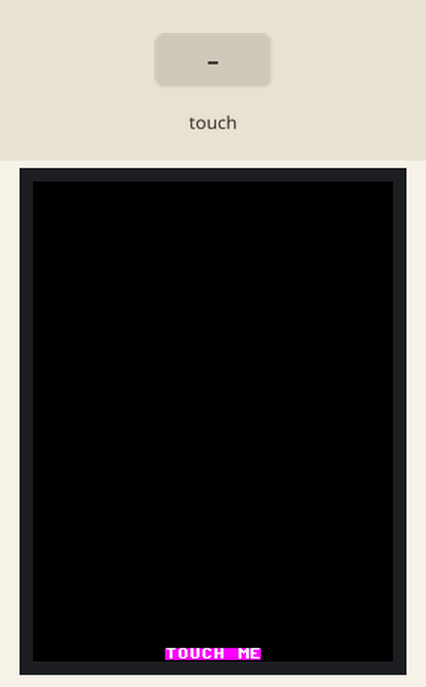
Bench run of a program on a simulated ESP32 board running MicroPython. Parts: 240×320 colour display. Inputs (shaded band) come from the test bench. What the program prints to the serial console is not drawn.

Above: at 1.5 s.
1.6 s: touch panel pressed at 13 % / 10 % of its raw x / y range
At 2.6 s:
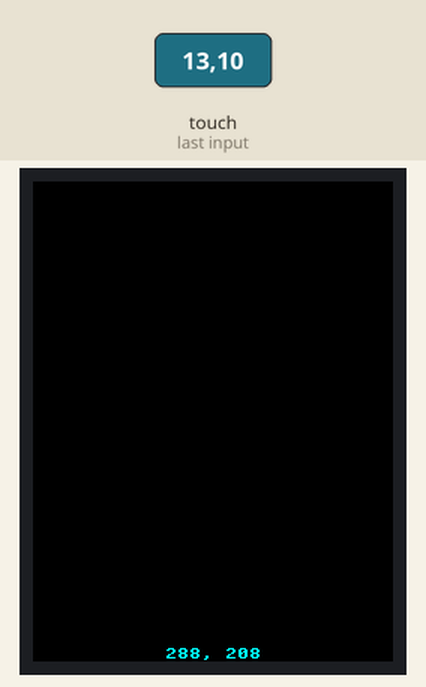
3.1 s: touch panel pressed at 38 % / 10 % of its raw x / y range
Timing chart, 0 to 6.1 s (numbered marks = the images above; inputs shaded):
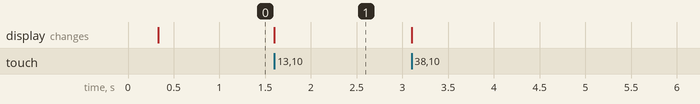

The program:

demo_touch.py
```python
"""ILI9341 demo (simple touch demo)."""
from ili9341 import Display, color565
from xpt2046 import Touch
from machine import idle, Pin, SoftSPI  # type: ignore


class Demo(object):
    """Touchscreen simple demo."""
    CYAN = color565(0, 255, 255)
    PURPLE = color565(255, 0, 255)
    WHITE = color565(255, 255, 255)

    def __init__(self, display, spi2):
        """Initialize box.

        Args:
            display (ILI9341): display object
            spi2 (SPI): SPI bus
        """
        self.display = display
#         self.touch = Touch(spi2, cs=Pin(5), int_pin=Pin(0),
#                            int_handler=self.touchscreen_press)
        self.touch = Touch(spi2, cs=Pin(21), int_pin=Pin(23),
                           int_handler=self.touchscreen_press)
        # Display initial message
        self.display.draw_text8x8(self.display.width // 2 - 32,
                                  self.display.height - 9,
                                  "TOUCH ME",
                                  self.WHITE,
                                  background=self.PURPLE)

        # A small 5x5 sprite for the dot
        self.dot = bytearray(b'\x00\x00\x07\xE0\xF8\x00\x07\xE0\x00\x00\x07\xE0\xF8\x00\xF8\x00\xF8\x00\x07\xE0\xF8\x00\xF8\x00\xF8\x00\xF8\x00\xF8\x00\x07\xE0\xF8\x00\xF8\x00\xF8\x00\x07\xE0\x00\x00\x07\xE0\xF8\x00\x07\xE0\x00\x00')

    def touchscreen_press(self, x, y):
        """Process touchscreen press events."""
        # Y needs to be flipped
        y = (self.display.height - 1) - y
        x = (self.display.width - 1) - x
        y,x = x,y
        # Display coordinates
        self.display.draw_text8x8(self.display.width // 2 - 32,
                                  self.display.height - 9,
                                  "{0:03d}, {1:03d}".format(x, y),
                                  self.CYAN)
        # Draw dot
        self.display.draw_sprite(self.dot, x - 2, y - 2, 5, 5)


def test():
    """Test code."""
    #spi1 = SPI(1, baudrate=40000000, sck=Pin(14), mosi=Pin(13))
    #display = Display(spi1, dc=Pin(4), cs=Pin(16), rst=Pin(17))
    #spi2 = SPI(2, baudrate=1000000, sck=Pin(18), mosi=Pin(23), miso=Pin(19))
    spi = SoftSPI(baudrate=80_000_000, sck=Pin(36), mosi=Pin(32), miso=Pin(33) )
    display = Display(spi, dc=Pin(22),  rst=Pin(5), cs=Pin(4),
                      width=240,height=320,rotation=0,mirror=False)
    spi2 = SoftSPI(baudrate=1_000_000, sck=Pin(36), mosi=Pin(32), miso=Pin(33) )

    Demo(display, spi2)

    try:
        while True:
            idle()

    except KeyboardInterrupt:
        print("\nCtrl-C pressed.  Cleaning up and exiting...")
    finally:
        display.cleanup()


test()
```

Measured:
- after the input at 1.6 s, the display: changes at once (image 1)
